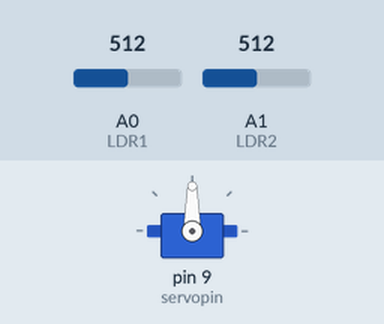
This sketch was run on a simulated Arduino Uno, built with avr-gcc and run on an emulated ATmega328P. On the bench: servo. The test bench sets the inputs (shaded band); at power-on: A0 (LDR1) = 512, A1 (LDR2) = 512.

Above: at 3.2 s.
3.3 s: A0 (LDR1) set to 528
At 4.45 s:
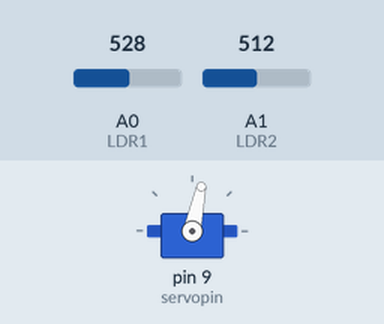
6.3 s: A0 (LDR1) set to 306
9.3 s: A1 (LDR2) set to 324
At 10.47 s:
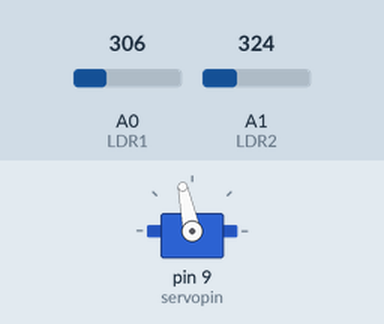
12.3 s: A1 (LDR2) set to 311
At 12.3 s:
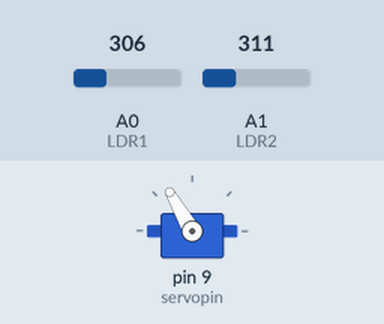
13.8 s: A0 (LDR1) set to 290
At 15.79 s:
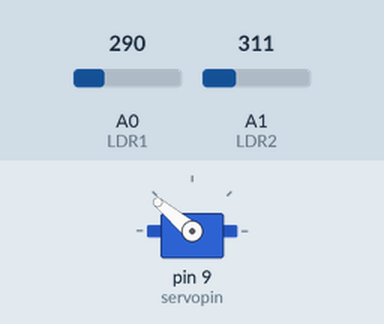
16.8 s: A0 (LDR1) set to 511
Timing chart, 0 to 27.4 s (numbered marks = the images above; inputs shaded):
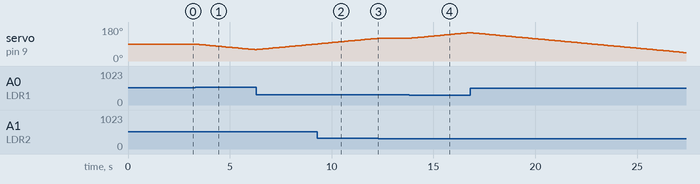

The sketch:

Single_Axis_Solar_Tracker_Technical_Tamizha.ino
```cpp
#include <Servo.h>      //including the library of servo motor
Servo myservo;
int initial_position = 90;
int LDR1 = A0;          //connect The LDR1 on Pin A0
int LDR2 = A1;          //Connect The LDR2 on pin A1
int error = 5;
int servopin=9;         //You can change servo just makesure its on arduino's PWM pin
void setup()
{

  myservo.attach(servopin);
  pinMode(LDR1, INPUT);
  pinMode(LDR2, INPUT);
  myservo.write(initial_position);   //Move servo at 90 degree
  delay(2000);
}

void loop()
{
  int R1 = analogRead(LDR1); // read  LDR 1
  int R2 = analogRead(LDR2); // read  LDR 2
  int diff1= abs(R1 - R2);
  int diff2= abs(R2 - R1);

  if((diff1 <= error) || (diff2 <= error)) {

  } else {
    if(R1 > R2)
    {
      initial_position = --initial_position;
    }
    if(R1 < R2)
    {
      initial_position = ++initial_position;
    }
  }
  myservo.write(initial_position);
  delay(100);
}
```

Measured:
- the behaviour switches between 517 and 518 on A0 (LDR1) (found by bisection; images 0 and 1)
- the behaviour switches between 312 and 311 on A1 (LDR2) (found by bisection; images 2 and 3)
- the behaviour switches between 306 and 305 on A0 (LDR1) (found by bisection; images 3 and 4)
- after the input at 3.3 s, servo on pin 9 (servopin): moves from 90° to 60° over 2.9 s, starting at once
- after the input at 12.3 s, servo on pin 9 (servopin): stays 120° (without the input it goes to 121° after 0.03 s)
- after the input at 13.8 s, servo on pin 9 (servopin): moves from 120° to 150° over 2.9 s, starting at once
